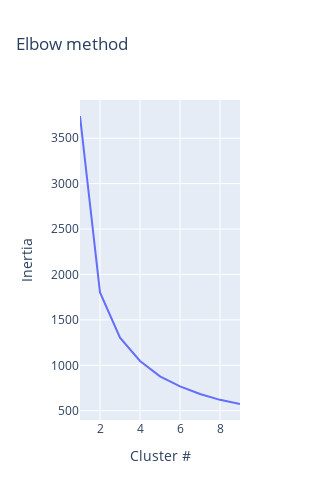

The code cell stored with this chart in its notebook:
### Code cell
px.line(
    x=range(1, 10), 
    y=inertia,
    labels={
        "y": "Inertia", 
        "x": "Cluster #"
    },
    width=300, height=500,
    title="Elbow method"
)

### Figure 1 — Plotly figure (JSON) as saved in the notebook; plotly's stock layout.template omitted (floating-point values rounded to 4 significant figures)
{"data": [{"hovertemplate": "Cluster #=%{x}<br>Inertia=%{y}<extra></extra>", "legendgroup": "", "line": {"color": "#636efa", "dash": "solid"}, "marker": {"symbol": "circle"}, "mode": "lines", "name": "", "orientation": "v", "showlegend": false, "type": "scatter", "x": [1, 2, 3, 4, 5, 6, 7, 8, 9], "xaxis": "x", "y": [3744.0, 1801.0, 1304.0, 1048.0, 878.3, 767.7, 684.6, 619.9, 574.2], "yaxis": "y"}], "layout": {"height": 500, "legend": {"tracegroupgap": 0}, "title": {"text": "Elbow method"}, "width": 300, "xaxis": {"anchor": "y", "domain": [0, 1], "title": {"text": "Cluster #"}}, "yaxis": {"anchor": "x", "domain": [0, 1], "title": {"text": "Inertia"}}}}
